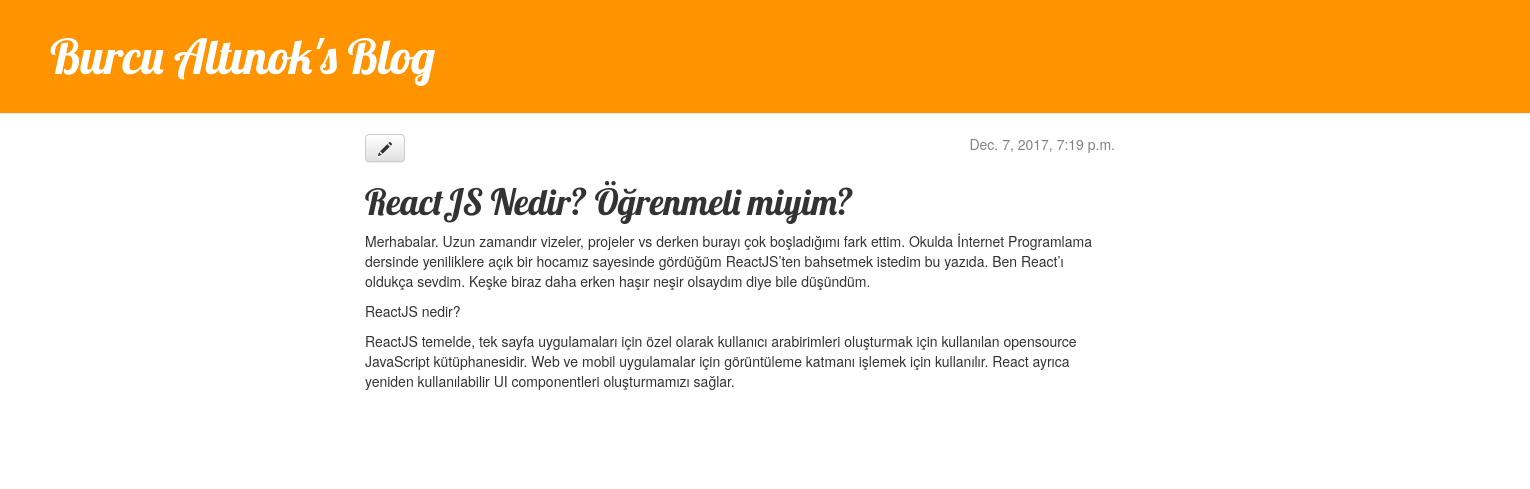
Screenshot of /post/7/ with the database file from the repository.
### blog/models.py (models this page shows, shortened)
class Post(models.Model): #Modelimizi nesne turunden tanimladik
    yazar = models.ForeignKey('auth.User')
    baslik = models.CharField(max_length=200) #kısa metinleri tanımlar.
    yazi = models.TextField() #uzun metinleri tanımlar.
    yaratilma_tarihi = models.DateTimeField(
           default=timezone.now)
    yayinlanma_tarihi = models.DateTimeField(
           blank=True, null=True)

### blog/views.py (the view)
# urls.py: url(r'^post/(?P<pk>[0-9]+)/$', views.post_detail, name='post_detail'),
def post_detail(request, pk):
    post = get_object_or_404(Post, pk=pk)
    return render(request, 'blog/post_detail.html', {'post': post})

### blog/templates/blog/post_detail.html
{% extends 'blog/base.html' %}
{% block content %}
    <div class="post">
        {% if post.yayinlanma_tarihi %}
            <div class="date">
                {{ post.yayinlanma_tarihi }}
            </div>
        {% endif %}
        <a class="btn btn-default" href="{% url 'post_edit' pk=post.pk %}"><span class="glyphicon glyphicon-pencil"></span></a>
        <h1>{{ post.baslik }}</h1>
        <p>{{ post.yazi|linebreaks }}</p>
    </div>
{% endblock %}

### blog/static/css/blog.css (style rules this page uses)
body { padding-left: 0px; }
h1, h2, h3, h4 { font-family: 'Lobster', cursive; }
.date { float: right; color: #828282; }
.post { margin-bottom: 70px; }

### rows the page displays
Post: yayinlanma_tarihi "Dec. 7, 2017, 7:19 p.m.", baslik "ReactJS Nedir? Öğrenmeli miyim?", yazi "Merhabalar. Uzun zamandır vizeler, projeler vs derken burayı çok boşladığımı fark ettim. Okulda İnternet Programlama dersinde yeniliklere açık bir hocamız sayesinde gördüğüm ReactJS’ten bahsetmek istedim bu yazıda. Ben React’ı oldukça sevdim. Keşke biraz daha erken haşır neşir olsaydım diye bile düşündüm. ReactJS nedir? ReactJS temelde, tek sayfa uygulamaları için özel olarak kullanıcı arabirimleri oluşturmak için kullanılan opensource JavaScript kütüphanesidir. Web ve mobil uygulamalar için görüntüleme katmanı işlemek için kullanılır. React ayrıca yeniden kullanılabilir UI componentleri oluşturmamızı sağlar."
